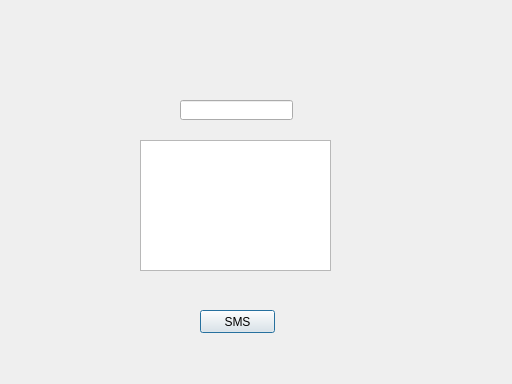
<?xml version="1.0" encoding="UTF-8"?>
<ui version="4.0">
 <class>SendSmsDialog</class>
 <widget class="QDialog" name="SendSmsDialog">
  <property name="geometry">
   <rect>
    <x>0</x>
    <y>0</y>
    <width>512</width>
    <height>384</height>
   </rect>
  </property>
  <property name="windowTitle">
   <string>Dialog</string>
  </property>
  <widget class="QLineEdit" name="lineEdit_employeeId">
   <property name="geometry">
    <rect>
     <x>180</x>
     <y>100</y>
     <width>113</width>
     <height>20</height>
    </rect>
   </property>
  </widget>
  <widget class="QTextEdit" name="textEdit_message">
   <property name="geometry">
    <rect>
     <x>140</x>
     <y>140</y>
     <width>191</width>
     <height>131</height>
    </rect>
   </property>
  </widget>
  <widget class="QPushButton" name="pushButton_sendSms">
   <property name="geometry">
    <rect>
     <x>200</x>
     <y>310</y>
     <width>75</width>
     <height>23</height>
    </rect>
   </property>
   <property name="text">
    <string>SMS</string>
   </property>
  </widget>
 </widget>
 <resources/>
 <connections/>
</ui>
